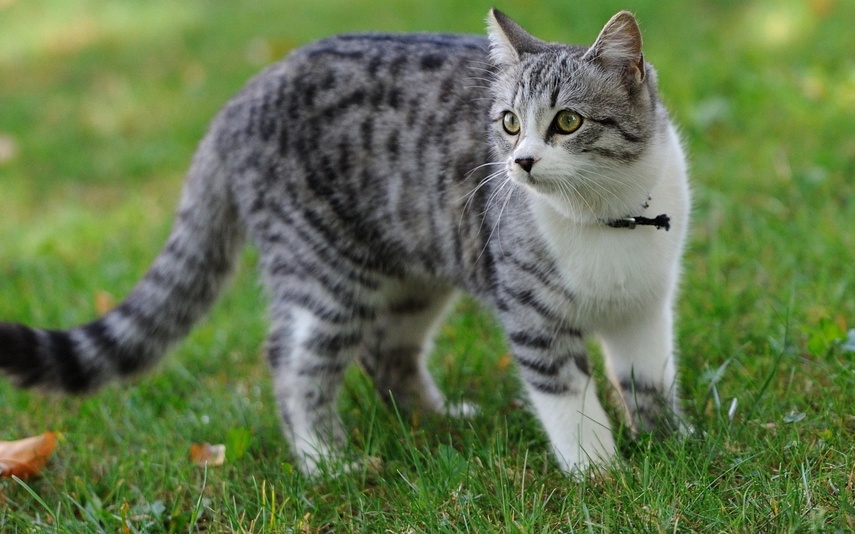
#> input picture image-11.jpeg, 855 x 534 px, shrunk from 1642 x 1026 before the run, given in place of image-1.jpeg, which was not available
$ python get_sift_similarity.py
#> lines starting #> are read from the running program, lines starting #| are printed output that depends on the picture; long printed decimals are rounded; pictures that were not available may be replaced by others from this repository, and a replacement may not be noted
import cv2
import numpy as np
import matplotlib.pyplot as plt

def get_sift_descriptor(img):
    gray = cv2.cvtColor(img, cv2.COLOR_BGR2GRAY)
    sift = cv2.SIFT_create()
    keypoints, descriptors = sift.detectAndCompute(gray, None)
    # sift_img = cv2.drawKeypoints(gray, keypoints, img)
    # cv2.imshow('image', sift_img)
    return keypoints, descriptors

def reflect_img_for_y(img):
    reflected_img = cv2.flip(img, 1)
    return reflected_img

def get_sift_similarity(img1, img2):
    sim_img = get_sift_sim(img1, img2)

    reflected_img = reflect_img_for_y(img1)
    sim_reflected_img = get_sift_sim(reflected_img, img2)

    if (sim_img > sim_reflected_img):
        res = sim_img
    else:
        res = sim_reflected_img
    return res

def get_sift_sim(img1, img2):
    bf = cv2.BFMatcher()
    kp1, desc1 = get_sift_descriptor(img1)
    kp2, desc2 = get_sift_descriptor(img2)
    matches = bf.knnMatch(desc1, desc2, k = 2)
    good_matches = []
    for m, n in matches:
        if m.distance < 0.75 * n.distance:
            good_matches.append([m])
    # img3 = cv2.drawMatchesKnn(img,kp,cimages[key],keypoints[key],good_matches,None,flags=0)
    # plt.imshow(img3),plt.show()
    similarity = len(good_matches) / min(len(kp1), len(kp2)) * 100
    return similarity

# Пример использования функции
img1 = 'image-1.jpeg'
img2 = 'image-7.jpeg'

images = {img1: cv2.imread(img1),
          img2: cv2.imread(img2)}
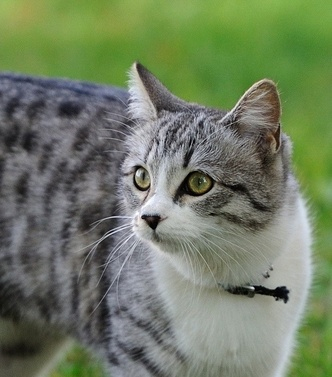
#> input picture image-7.jpeg, 332 x 377 px, shrunk from 637 x 723 before the run

sim = get_sift_similarity(images[img1], images[img2])
#> in get_sift_descriptor, `gray = cv2.cvtColor(img, cv2.COLOR_BGR2GRAY)`:
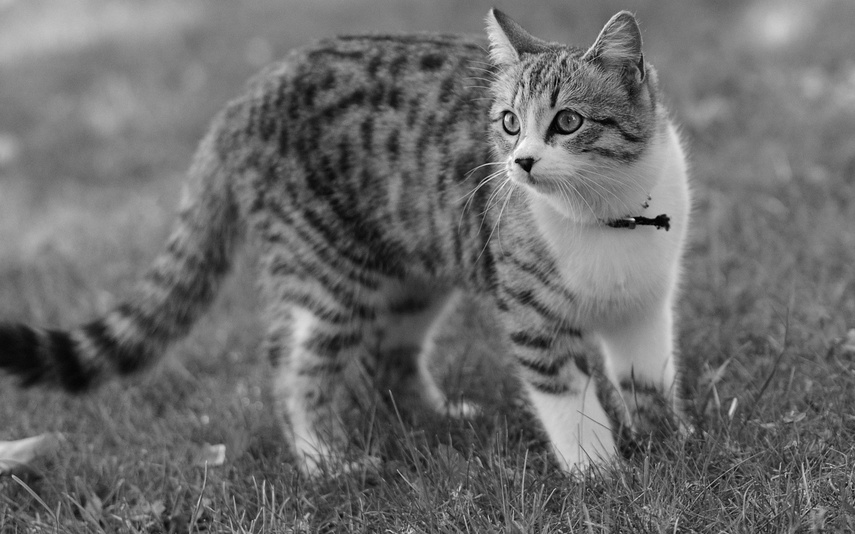
#> gray: shape (534, 855); min 0, max 254, mean 107.9
#> in get_sift_descriptor, img is the input picture: shape (534, 855, 3); mean B, G, R 76.8, 118, 99.9
#> in get_sift_descriptor, `keypoints, descriptors = sift.detectAndCompute(gray, None)`: keypoints = 2592 keypoints; strongest (x, y, size): (526, 164, 10.6), (662, 221, 9.8), (633, 219, 2), (517, 161, 3.8)
#> in get_sift_sim, `kp1, desc1 = get_sift_descriptor(img1)`: kp1 has the same summary as keypoints in get_sift_descriptor
#> in get_sift_descriptor (call 2), `gray = cv2.cvtColor(img, cv2.COLOR_BGR2GRAY)`:
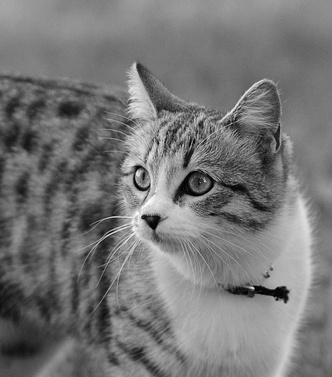
#> gray: shape (377, 332); min 0, max 255, mean 118.6
#> in get_sift_descriptor, img is the input picture: shape (377, 332, 3); mean B, G, R 99, 125.6, 112.5
#> in get_sift_descriptor (call 2), `keypoints, descriptors = sift.detectAndCompute(gray, None)`: keypoints = 661 keypoints; strongest (x, y, size): (153, 221, 10.6), (281, 293, 9.8), (253, 288, 1.9), (144, 217, 3.9)
#> in get_sift_sim, `kp2, desc2 = get_sift_descriptor(img2)`: kp2 has the same summary as keypoints in get_sift_descriptor
#> in get_sift_sim, `matches = bf.knnMatch(desc1, desc2, k = 2)`: matches = 2592 matches
#> after the loop in get_sift_sim, `for m, n in matches:`: good_matches = 485 matches
#> in get_sift_sim, `similarity = len(good_matches) / min(len(kp1), len(kp2)) * 100`: similarity = 73.37
#> in reflect_img_for_y, `reflected_img = cv2.flip(img, 1)`:
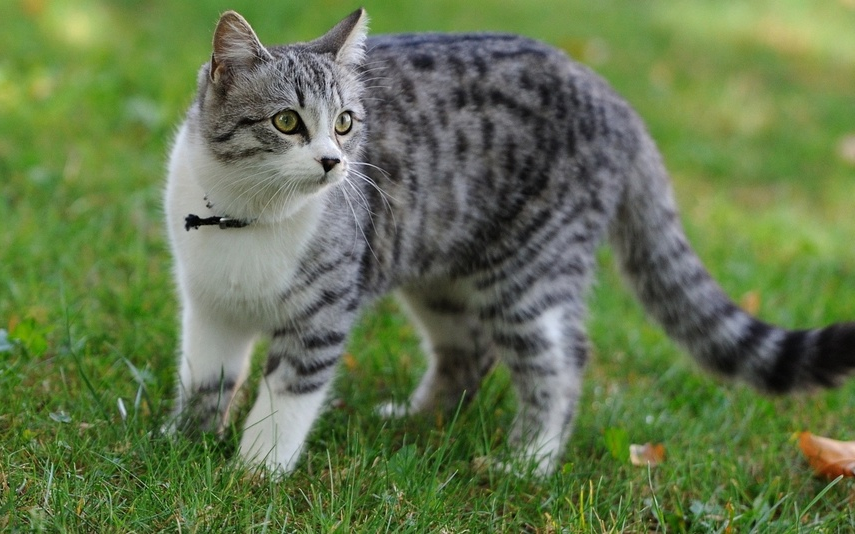
#> reflected_img: shape (534, 855, 3); mean B, G, R 76.8, 118, 99.9
#> in get_sift_descriptor (call 3), `gray = cv2.cvtColor(img, cv2.COLOR_BGR2GRAY)`:
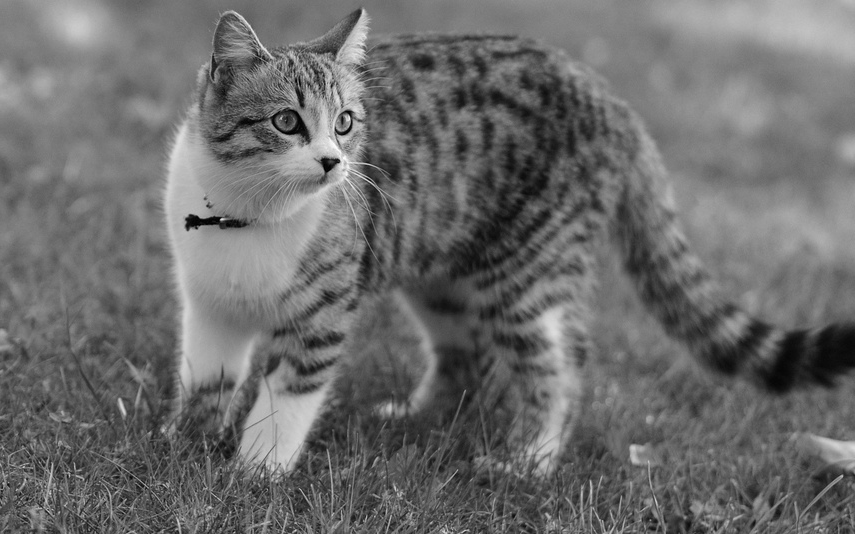
#> gray: shape (534, 855); min 0, max 254, mean 107.9
#> in get_sift_descriptor (call 3), `keypoints, descriptors = sift.detectAndCompute(gray, None)`: keypoints = 2585 keypoints; strongest (x, y, size): (328, 164, 10.6), (193, 221, 9.8), (222, 219, 2), (337, 161, 3.9)
#> in get_sift_sim (call 2), `kp1, desc1 = get_sift_descriptor(img1)`: kp1 has the same summary as keypoints in get_sift_descriptor
#> in get_sift_descriptor (call 4), `keypoints, descriptors = sift.detectAndCompute(gray, None)`: keypoints = 661 keypoints; strongest (x, y, size): (153, 221, 10.6), (281, 293, 9.8), (253, 288, 1.9), (144, 217, 3.9)
#> in get_sift_sim (call 2), `matches = bf.knnMatch(desc1, desc2, k = 2)`: matches = 2585 matches
#> after the loop in get_sift_sim (call 2), `for m, n in matches:`: good_matches = 27 matches
#> in get_sift_similarity, `sim_reflected_img = get_sift_sim(reflected_img, img2)`: sim_reflected_img = 4.08
#> in get_sift_similarity, `res = sim_img`: res = 73.37
#> sim = 73.37
print(sim)
#| 73.374
